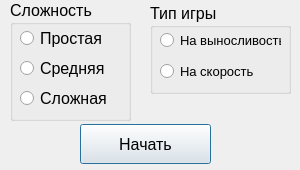
<?xml version="1.0" encoding="UTF-8"?>
<ui version="4.0">
 <class>TrainingRoomParams</class>
 <widget class="QDialog" name="TrainingRoomParams">
  <property name="geometry">
   <rect>
    <x>0</x>
    <y>0</y>
    <width>300</width>
    <height>170</height>
   </rect>
  </property>
  <property name="windowTitle">
   <string>Выбор сложности</string>
  </property>
  <widget class="QGroupBox" name="groupBox">
   <property name="geometry">
    <rect>
     <x>10</x>
     <y>0</y>
     <width>121</width>
     <height>121</height>
    </rect>
   </property>
   <property name="font">
    <font>
     <pointsize>12</pointsize>
    </font>
   </property>
   <property name="title">
    <string>Сложность</string>
   </property>
   <widget class="QRadioButton" name="radioButton">
    <property name="geometry">
     <rect>
      <x>10</x>
      <y>30</y>
      <width>82</width>
      <height>17</height>
     </rect>
    </property>
    <property name="text">
     <string>Простая</string>
    </property>
   </widget>
   <widget class="QRadioButton" name="radioButton_2">
    <property name="geometry">
     <rect>
      <x>10</x>
      <y>60</y>
      <width>101</width>
      <height>17</height>
     </rect>
    </property>
    <property name="text">
     <string>Средняя</string>
    </property>
   </widget>
   <widget class="QRadioButton" name="radioButton_3">
    <property name="geometry">
     <rect>
      <x>10</x>
      <y>90</y>
      <width>101</width>
      <height>17</height>
     </rect>
    </property>
    <property name="text">
     <string>Сложная</string>
    </property>
   </widget>
  </widget>
  <widget class="QGroupBox" name="groupBox_2">
   <property name="geometry">
    <rect>
     <x>150</x>
     <y>3</y>
     <width>141</width>
     <height>91</height>
    </rect>
   </property>
   <property name="font">
    <font>
     <pointsize>12</pointsize>
    </font>
   </property>
   <property name="title">
    <string>Тип игры</string>
   </property>
   <widget class="QRadioButton" name="radioButton_7">
    <property name="geometry">
     <rect>
      <x>10</x>
      <y>29</y>
      <width>121</width>
      <height>17</height>
     </rect>
    </property>
    <property name="font">
     <font>
      <pointsize>10</pointsize>
     </font>
    </property>
    <property name="text">
     <string>На выносливость</string>
    </property>
   </widget>
   <widget class="QRadioButton" name="radioButton_8">
    <property name="geometry">
     <rect>
      <x>10</x>
      <y>60</y>
      <width>121</width>
      <height>17</height>
     </rect>
    </property>
    <property name="font">
     <font>
      <pointsize>10</pointsize>
     </font>
    </property>
    <property name="text">
     <string>На скорость</string>
    </property>
   </widget>
  </widget>
  <widget class="QPushButton" name="pushButton">
   <property name="geometry">
    <rect>
     <x>80</x>
     <y>124</y>
     <width>131</width>
     <height>40</height>
    </rect>
   </property>
   <property name="font">
    <font>
     <pointsize>12</pointsize>
    </font>
   </property>
   <property name="text">
    <string>Начать</string>
   </property>
  </widget>
 </widget>
 <resources/>
 <connections/>
</ui>
